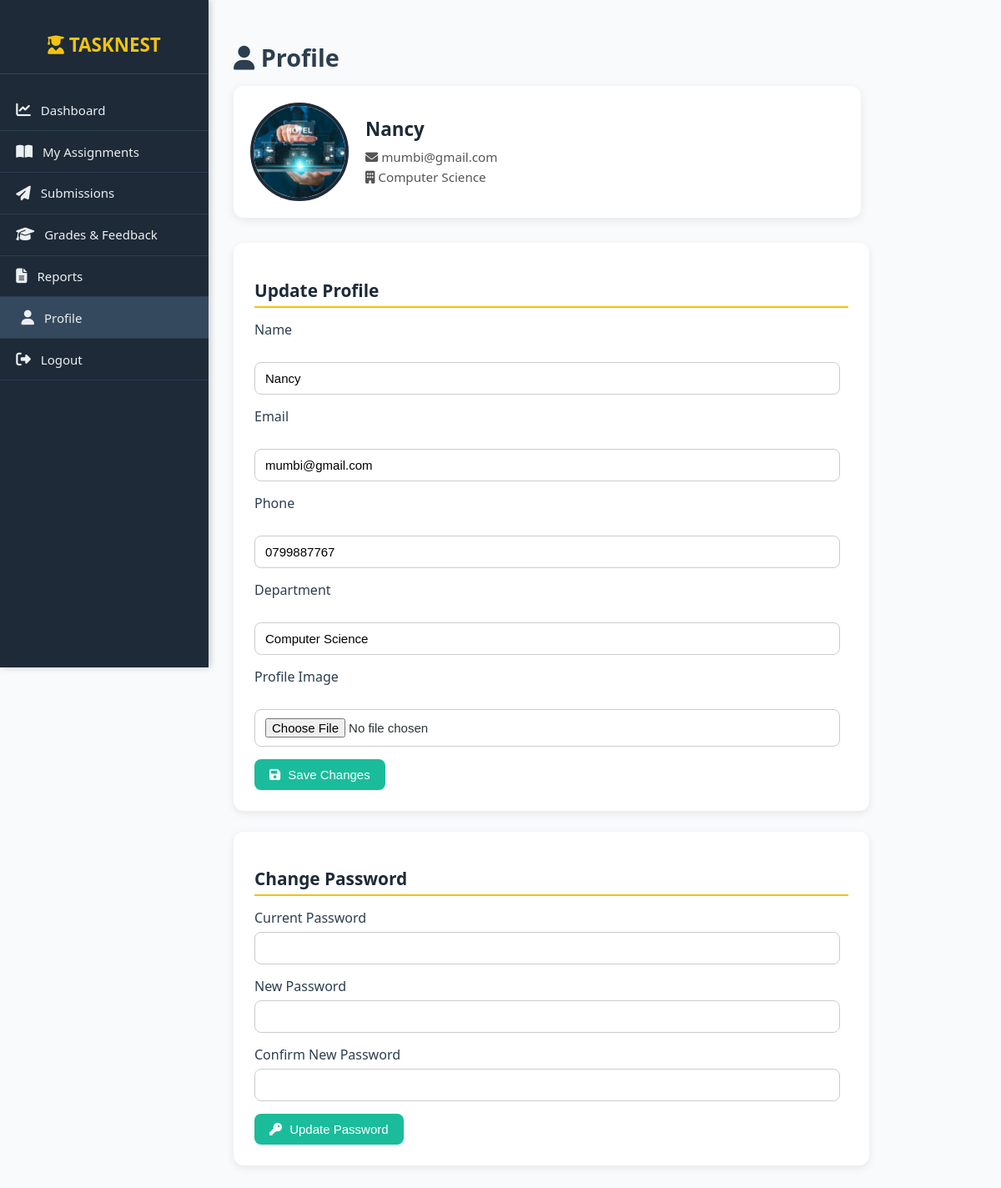
The page /student/student_profile.php (signed in) on the database its author committed.
### tables this page shows
CREATE TABLE `users` (
  `id` int(11) NOT NULL,
  `role` enum('admin','teacher','student') NOT NULL,
  `name` varchar(150) NOT NULL,
  `email` varchar(255) NOT NULL,
  `password` varchar(255) NOT NULL,
  `phone` varchar(30) DEFAULT NULL,
  `department` varchar(100) DEFAULT NULL,
  `created_at` timestamp NOT NULL DEFAULT current_timestamp(),
  `status` enum('active','inactive','pending') DEFAULT 'active',
  `profile_pic` varchar(255) DEFAULT NULL,
  `otp_code` varchar(10) DEFAULT NULL,
  `otp_expires` datetime DEFAULT NULL
);

### student/student_profile.php (the view, shortened to what this page needs)
<?php
require_once __DIR__ . '/../src/auth.php';
$user = current_user();
$stmt = $pdo->prepare("SELECT * FROM users WHERE id = ?");
$stmt->execute([$user['id']]);
$user = $stmt->fetch();
?>
<!DOCTYPE html>
<html lang="en">
<head>
  <link rel="stylesheet" href="https://cdnjs.cloudflare.com/ajax/libs/font-awesome/6.5.0/css/all.min.css">
</head>
<body>
  <div class="sidebar">
    <h2><i class="fa-solid fa-user-graduate"></i> TASKNEST</h2>
    <ul>
      <li><a href="student_dashboard.php"><i class="fa fa-chart-line"></i> Dashboard</a></li>
      <li><a href="student_assignments.php"><i class="fa fa-book-open"></i> My Assignments</a></li>
      <li><a href="student_submissions.php"><i class="fa fa-paper-plane"></i> Submissions</a></li>
      <li><a href="student_grades.php"><i class="fa fa-graduation-cap"></i> Grades & Feedback</a></li>
      <li><a href="student_reports.php"><i class="fa fa-file-alt"></i> Reports</a></li>
      <li><a href="student_profile.php" class="active"><i class="fa fa-user"></i> Profile</a></li>
      <li><a href="../logout.php"><i class="fa fa-sign-out-alt"></i> Logout</a></li>
    </ul>
  </div>
  <div class="main">
    <h1><i class="fa fa-user"></i> Profile</h1>
    <div class="profile-card">
      <?php
      $avatar = isset($user['profile_pic']) && $user['profile_pic'] ? htmlspecialchars($user['profile_pic']) : 'https://cdn-icons-png.flaticon.com/512/149/149071.png';
      ?>
      <img src="<?= $avatar; ?>" alt="Profile Picture" />
      <div>
        <h2><?= htmlspecialchars($user['name']); ?></h2>
        <p><i class="fa fa-envelope"></i> <?= htmlspecialchars($user['email']); ?></p>
        <p><i class="fa fa-building"></i> <?= htmlspecialchars($user['department'] ?? 'N/A'); ?></p>
      </div>
    </div>
    <div class="section">
      <h2>Update Profile</h2>
      <form method="POST" enctype="multipart/form-data">
        <label>Name</label><br>
        <input type="text" name="name" value="<?= htmlspecialchars($user['name']); ?>" required>
        <label>Email</label><br>
        <input type="email" name="email" value="<?= htmlspecialchars($user['email']); ?>" required>
        <label>Phone</label><br>
        <input type="text" name="phone" value="<?= htmlspecialchars($user['phone']); ?>">
        <label>Department</label><br>
        <input type="text" name="department" value="<?= htmlspecialchars($user['department']); ?>"><br>
        <label>Profile Image</label><br>
        <input type="file" name="file_pic" accept="image/*">
        <button type="submit"><i class="fa fa-save"></i> Save Changes</button>
      </form>
    </div>
    <div class="section">
      <h2>Change Password</h2>
      <form method="POST">
        <label>Current Password</label>
        <input type="password" name="current_password" required>
        <label>New Password</label>
        <input type="password" name="new_password" required>
        <label>Confirm New Password</label>
        <input type="password" name="confirm_password" required>
        <button type="submit"><i class="fa fa-key"></i> Update Password</button>
      </form>
    </div>
  </div>
</body>
</html>

### student/student_profile.php (style rules this page uses)
body { margin: 0; font-family: "Poppins", "Segoe UI", Tahoma, sans-serif; background: #f8fafc; color: #2d3436; display: flex; }
.sidebar { width: 250px; background: #1e2a38; color: #fff; height: 100vh; position: fixed; top: 0; left: 0; overflow-y: auto; box-shadow: 2px 0 8px rgba(0, 0, 0, 0.2); }
.sidebar h2 { text-align: center; padding: 1.2rem; font-size: 1.4rem; color: #f1c40f; border-bottom: 1px solid #34495e; }
.sidebar ul { list-style: none; padding: 0; margin: 0; }
.sidebar ul li { border-bottom: 1px solid #2c3e50; }
.sidebar ul li a { display: flex; align-items: center; padding: 0.9rem 1.2rem; color: #ecf0f1; text-decoration: none; font-size: 15px; transition: all 0.3s; }
.sidebar ul li a:hover, .sidebar ul li a.active { background: #34495e; padding-left: 1.6rem; }
.sidebar ul li a i { margin-right: 12px; font-size: 1.1rem; }
.main { margin-left: 250px; padding: 30px; flex: 1; }
.main h1 { font-size: 1.8rem; color: #2c3e50; margin-bottom: 15px; }
.profile-card { display: flex; align-items: center; background: #ffffff; border-radius: 12px; padding: 20px; box-shadow: 0 3px 12px rgba(0, 0, 0, 0.08); margin-bottom: 30px; width: 80%; transition: transform 0.3s ease; }
.profile-card img { width: 110px; height: 110px; border-radius: 50%; margin-right: 20px; object-fit: cover; border: 4px solid #1e2a38; }
.profile-card h2 { margin: 0 0 8px; color: #1e2a38; font-size: 1.4rem; }
.profile-card p { margin: 4px 0; font-size: 0.95rem; color: #555; }
.section { background: #fff; width: 80%; border-radius: 12px; padding: 25px; box-shadow: 0 3px 10px rgba(0, 0, 0, 0.08); margin-bottom: 25px; }
.section h2 { margin-bottom: 15px; color: #1e2a38; font-size: 1.3rem; border-bottom: 2px solid #f1c40f; padding-bottom: 5px; }
label { display: block; margin-bottom: 6px; font-weight: 500; color: #2c3e50; }
input[type="text"], input[type="email"], input[type="password"], input[type="file"] { width: 95%; padding: 10px 12px; border: 1px solid #ccc; border-radius: 8px; margin-bottom: 15px; font-size: 15px; transition: border-color 0.3s ease; }
button { background: #1abc9c; color: #fff; border: none; padding: 10px 18px; border-radius: 8px; cursor: pointer; font-size: 15px; transition: all 0.3s ease; }
.fa-key, .fa-save { margin-right: 5px; }

### rows shown on the page
users: profile_pic (picture), name "Nancy", email "mumbi@gmail.com", department "Computer Science", phone "0799887767"
